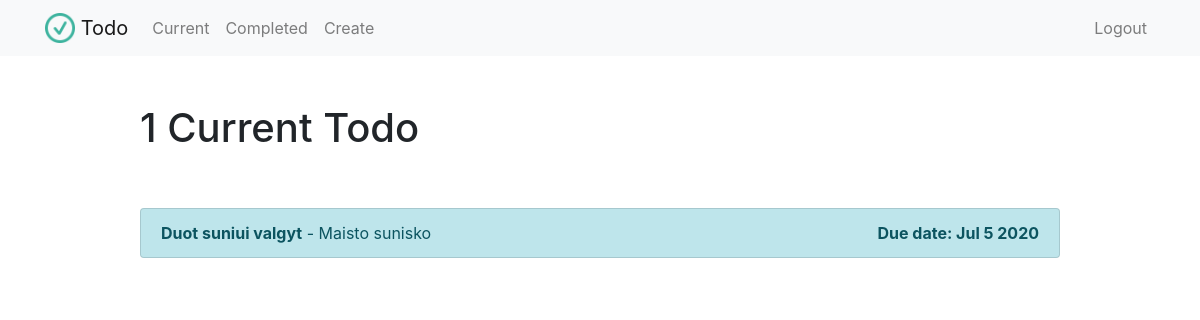
The page /current/ (signed in) on the database its author committed.
### todoo/models.py (models this page shows, shortened)
class Todo(models.Model):
    title = models.CharField(max_length=100)
    description = models.TextField(blank=True)
    created = models.DateTimeField(auto_now_add=True)
    duedate = models.DateTimeField(null=True, blank=True)
    datecompleted = models.DateTimeField(null=True, blank=True)
    urgent = models.BooleanField(default=False)
    user = models.ForeignKey(User, on_delete=models.CASCADE, null=True, blank=True)

### todoo/views.py (the view)
# urls.py: path('current/', views.currenttodos, name='currenttodos'),
@login_required
def currenttodos(request):
    todos = Todo.objects.filter(user=request.user, datecompleted__isnull=True).order_by('duedate')
    return render(request, 'todoo/currenttodos.html', {'todos':todos})

### todoo/templates/todoo/currenttodos.html
{% extends "todoo/base.html" %}
{% block content %}
    <div class="row justify-content-center mt-5">
        <div class="col-md-10">
            {% if todos %}
                <h1>{{ todos.count }} Current Todo{{ todos.count|pluralize }}</h1>
            {% else %}
                <h1>Current Todos</h1>
            {% endif %}
        </div>
    </div>
    <div class="row justify-content-center mt-5">
        <div class="col-md-10">
        {% if todos %}
            <div class="list-group">
                {% for todo in todos %}
                    <a href="{% url 'viewtodo' todo.id %}" class="list-group-item list-group-item-action{% if todo.urgent %} list-group-item-info{% endif %} d-flex justify-content-between"><span><b>{{ todo.title }}</b>{% if todo.description %} - {{ todo.description|truncatechars:30 }}{% endif %} <b></span>{% if todo.duedate %} Due date: {{ todo.duedate|date:'M j Y' }}{% endif%}</b></a>
                {% endfor %}
            </div>
        {% else %}
            <div class="text-center">
                <h2>Looks like you don't have any todos! Nice work.</h2>
                <br>
                <a role="button" class="btn btn-primary" href="{% url 'createtodo' %}">New Todo</a>
            </div>
        {% endif %}
        </div>
    </div>
{% endblock %}

### rows shown on the page
Todo: title "Duot suniui valgyt", description "Maisto sunisko", duedate "Jul 5 2020"

### other values the page prints
{{ todos.count }} "1"
